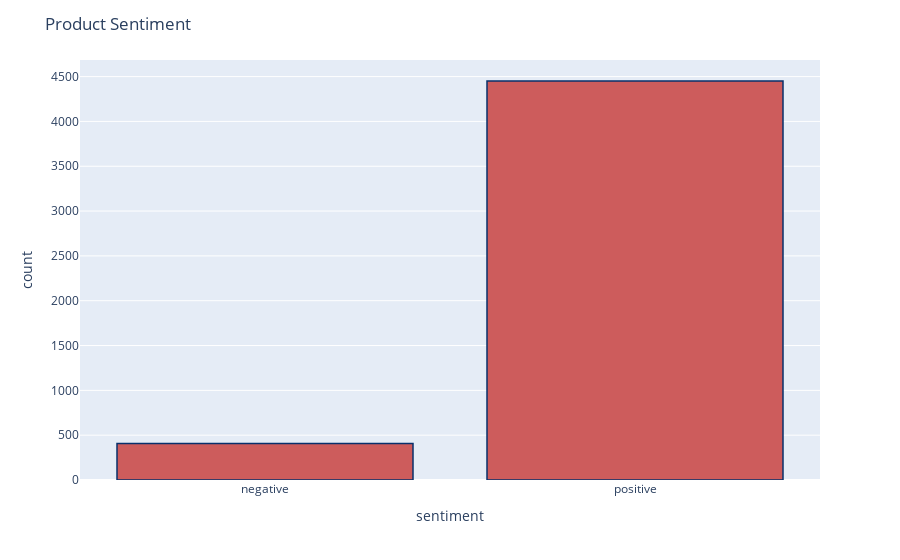

The cell this chart's notebook holds for it:
### Code cell
df['sentiment'] = df['sentiment_val'].replace({0 : 'negative'})
df['sentiment'] = df['sentiment'].replace({1 : 'positive'})
fig = px.histogram(df, x="sentiment")
fig.update_traces(marker_color="indianred",marker_line_color='rgb(8,48,107)',
                  marker_line_width=1.5)
fig.update_layout(title_text='Product Sentiment')
fig.show()

### Figure 1 — Plotly figure (JSON) as saved in the notebook; plotly's stock layout.template omitted (floating-point values rounded to 4 significant figures; data arrays with more than 128 entries replaced by an {"elided": "..."} marker saying what was removed)
{"data": [{"alignmentgroup": "True", "bingroup": "x", "hovertemplate": "sentiment=%{x}<br>count=%{y}<extra></extra>", "legendgroup": "", "marker": {"color": "indianred", "line": {"color": "rgb(8,48,107)", "width": 1.5}, "pattern": {"shape": ""}}, "name": "", "offsetgroup": "", "orientation": "v", "showlegend": false, "type": "histogram", "x": {"elided": "4857 str values"}, "xaxis": "x", "yaxis": "y"}], "layout": {"barmode": "relative", "legend": {"tracegroupgap": 0}, "margin": {"t": 60}, "title": {"text": "Product Sentiment"}, "xaxis": {"anchor": "y", "domain": [0, 1], "title": {"text": "sentiment"}}, "yaxis": {"anchor": "x", "domain": [0, 1], "title": {"text": "count"}}}}
